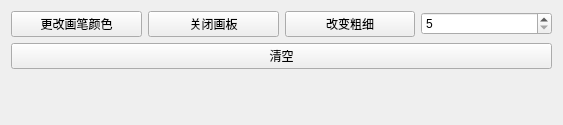
<?xml version="1.0" encoding="UTF-8"?>
<ui version="4.0">
 <class>painterDemo</class>
 <widget class="QWidget" name="painterDemo">
  <property name="geometry">
   <rect>
    <x>0</x>
    <y>0</y>
    <width>563</width>
    <height>125</height>
   </rect>
  </property>
  <property name="windowTitle">
   <string>Form</string>
  </property>
  <layout class="QHBoxLayout" name="horizontalLayout_2">
   <item>
    <layout class="QVBoxLayout" name="verticalLayout">
     <item>
      <layout class="QHBoxLayout" name="horizontalLayout">
       <item>
        <widget class="QPushButton" name="btn1">
         <property name="text">
          <string>更改画笔颜色</string>
         </property>
        </widget>
       </item>
       <item>
        <widget class="QPushButton" name="btn2">
         <property name="text">
          <string>关闭画板</string>
         </property>
        </widget>
       </item>
       <item>
        <widget class="QPushButton" name="btn3">
         <property name="text">
          <string>改变粗细</string>
         </property>
        </widget>
       </item>
       <item>
        <widget class="QSpinBox" name="spinBox">
         <property name="minimum">
          <number>5</number>
         </property>
        </widget>
       </item>
      </layout>
     </item>
     <item>
      <widget class="QPushButton" name="btn">
       <property name="text">
        <string>清空</string>
       </property>
      </widget>
     </item>
     <item>
      <spacer name="verticalSpacer">
       <property name="orientation">
        <enum>Qt::Vertical</enum>
       </property>
       <property name="sizeHint" stdset="0">
        <size>
         <width>20</width>
         <height>40</height>
        </size>
       </property>
      </spacer>
     </item>
    </layout>
   </item>
  </layout>
 </widget>
 <resources/>
 <connections>
  <connection>
   <sender>btn1</sender>
   <signal>clicked()</signal>
   <receiver>painterDemo</receiver>
   <slot>showMes()</slot>
   <hints>
    <hint type="sourcelabel">
     <x>93</x>
     <y>38</y>
    </hint>
    <hint type="destinationlabel">
     <x>88</x>
     <y>127</y>
    </hint>
   </hints>
  </connection>
  <connection>
   <sender>btn2</sender>
   <signal>clicked()</signal>
   <receiver>painterDemo</receiver>
   <slot>say_mes()</slot>
   <hints>
    <hint type="sourcelabel">
     <x>198</x>
     <y>38</y>
    </hint>
    <hint type="destinationlabel">
     <x>198</x>
     <y>130</y>
    </hint>
   </hints>
  </connection>
  <connection>
   <sender>btn3</sender>
   <signal>clicked()</signal>
   <receiver>painterDemo</receiver>
   <slot>chg_pen()</slot>
   <hints>
    <hint type="sourcelabel">
     <x>297</x>
     <y>38</y>
    </hint>
    <hint type="destinationlabel">
     <x>321</x>
     <y>132</y>
    </hint>
   </hints>
  </connection>
  <connection>
   <sender>btn</sender>
   <signal>clicked()</signal>
   <receiver>painterDemo</receiver>
   <slot>cleanPix()</slot>
   <hints>
    <hint type="sourcelabel">
     <x>44</x>
     <y>89</y>
    </hint>
    <hint type="destinationlabel">
     <x>49</x>
     <y>156</y>
    </hint>
   </hints>
  </connection>
 </connections>
 <slots>
  <signal>signal_1()</signal>
  <slot>showMes()</slot>
  <slot>say_mes()</slot>
  <slot>chg_pen()</slot>
  <slot>cleanPix()</slot>
 </slots>
</ui>
